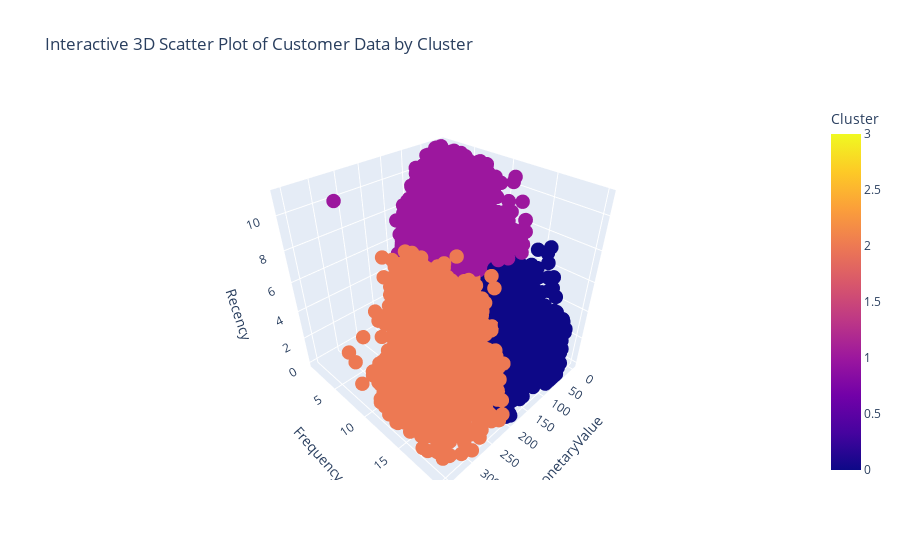

Notebook cell for this chart:
### Code cell
import plotly.express as px

# Convert cluster_colors keys to strings for plotly compatibility
color_discrete_map = {str(k): v for k, v in cluster_colors.items()}

fig = px.scatter_3d(
    non_outliers_df,
    x="MonetaryValue",
    y="Frequency",
    z="Recency",
    color="Cluster",
    color_discrete_map=color_discrete_map,
    hover_data=["customer_id", "MonetaryValue", "Frequency", "Recency"],
    title="Interactive 3D Scatter Plot of Customer Data by Cluster"
)
fig.update_traces(marker=dict(size=5))
fig.show()

### Figure 1 — Plotly figure (JSON) as saved in the notebook; plotly's stock layout.template omitted (floating-point values rounded to 4 significant figures; data arrays with more than 128 entries replaced by an {"elided": "..."} marker saying what was removed)
{"data": [{"customdata": {"elided": "13084x1 str values"}, "hovertemplate": "MonetaryValue=%{x}<br>Frequency=%{y}<br>Recency=%{z}<br>customer_id=%{customdata[0]}<br>Cluster=%{marker.color}<extra></extra>", "legendgroup": "", "marker": {"color": {"elided": "13084 int values"}, "coloraxis": "coloraxis", "size": 5, "symbol": "circle"}, "mode": "markers", "name": "", "scene": "scene", "showlegend": false, "type": "scatter3d", "x": {"elided": "13084 float values"}, "y": {"elided": "13084 int values"}, "z": {"elided": "13084 float values"}}], "layout": {"coloraxis": {"colorbar": {"title": {"text": "Cluster"}}, "colorscale": [[0, "#0d0887"], [0.1111, "#46039f"], [0.2222, "#7201a8"], [0.3333, "#9c179e"], [0.4444, "#bd3786"], [0.5556, "#d8576b"], [0.6667, "#ed7953"], [0.7778, "#fb9f3a"], [0.8889, "#fdca26"], [1, "#f0f921"]]}, "legend": {"tracegroupgap": 0}, "scene": {"domain": {"x": [0, 1], "y": [0, 1]}, "xaxis": {"title": {"text": "MonetaryValue"}}, "yaxis": {"title": {"text": "Frequency"}}, "zaxis": {"title": {"text": "Recency"}}}, "title": {"text": "Interactive 3D Scatter Plot of Customer Data by Cluster"}}}
